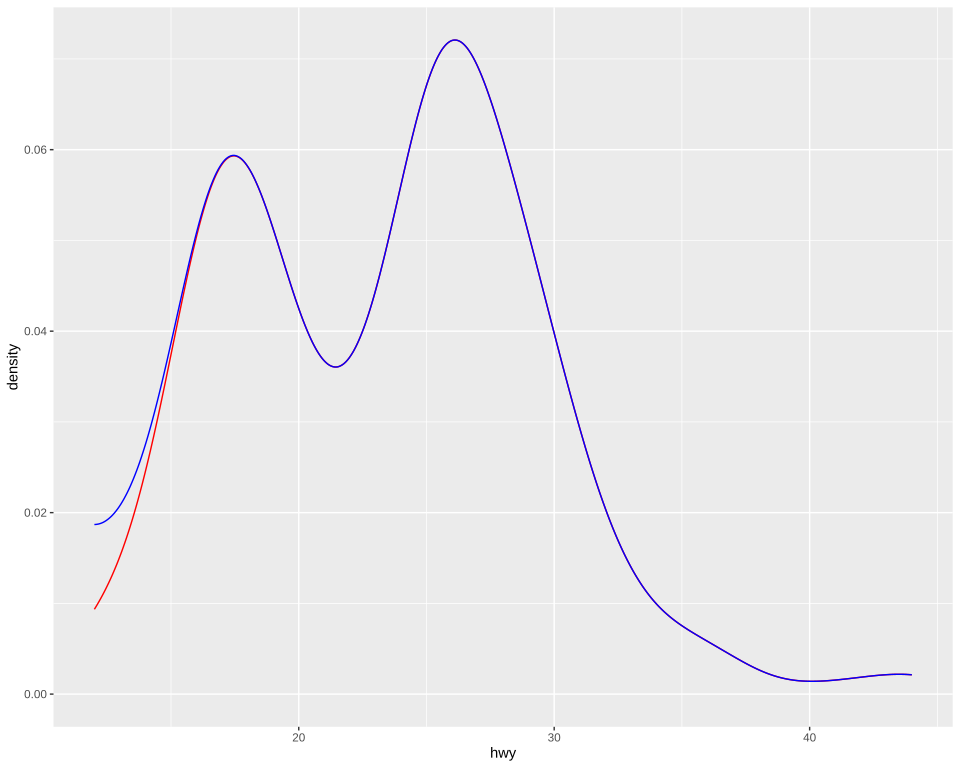

This figure's R source:
# The plot test/golden/density_bounds.svg draws, drawn by ggplot2 itself, as ggplot2's own visual tests
# draw their snapshots: the independent check on that golden whenever it changes. The suite never
# runs this; it needs R, ggplot2 and vdiffr, saved as the Docker image giggly-r:ggplot2-4.0.3. From
# the repository's root:
#
#   docker run --rm -v "$PWD/test/golden":/golden:ro giggly-r:ggplot2-4.0.3 \
#     Rscript /golden/density_bounds.R > density_bounds.ggplot2.svg
#
# and compare the two drawings element by element, as test/golden/point.R describes.
#
# Highway mileage known to be 12 or more: the unbounded estimate in red spills below 12, and the
# bounded one in blue folds that part back inside, on twice the places, as the geom_density()
# reference page bounds diamonds' carats.

library(ggplot2)
plot <- ggplot(mpg, aes(hwy)) + geom_density(colour = "red") +
  geom_density(bounds = c(12, Inf), colour = "blue") + theme_gray()
file <- tempfile(fileext = ".svg")
vdiffr::write_svg(plot, file)
cat(readLines(file), sep = "\n")
